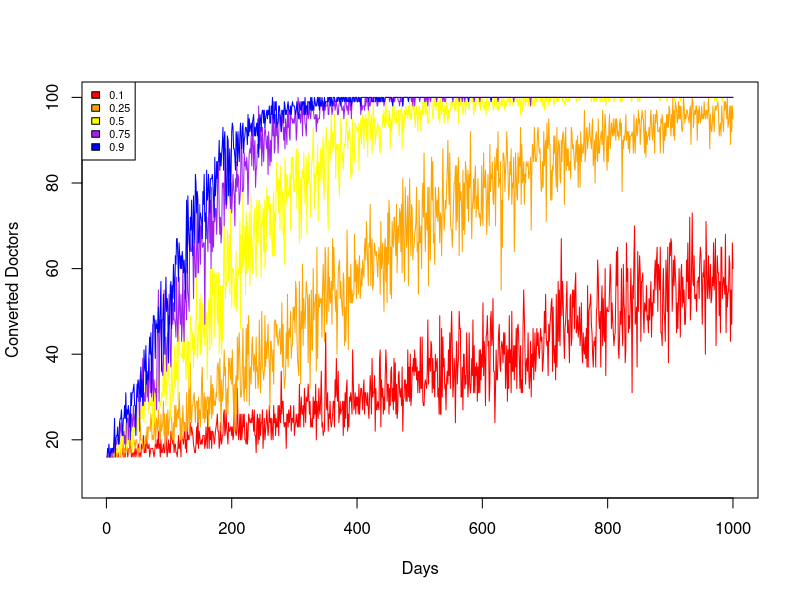

This chart was generated by the following R code:
# Homework 6
# Stat 133, Lec 2, Spring 2015
# Due : Friday March 20th by 5 pm
# Review the slides on simulations for this assignment.
# Consider the following model on use of a new drug:
# We have a population of doctors, population size : <n.doctors>
# Every doctor has either adopted the use of a new drug, or not (0/1 status)
# Now write a function that runs a simulation for a period of :
# <n.days> where
# - every day exactly two _random_ doctors meet
# - if one has adopted but the other one has not then the
#   holdout adopts the use of the drug with probability p
# Return a matrix that shows for each day which doctors have adopted
# the use of the drug.
# Input varibles are
# <n.days> : the number of days the simulation should be run for
# <n.doctors> : total number of doctors
# <initial.doctors> : a 0/1 vector of length <n.doctors>, 1 for adopters
# <p> : the probability that the non-adopter adopts the drug.
# Ouput variable
# <has_adopted> : matrix with <n.doctors> rows and <n.days> columns
#                 i.e. one row for each doctor
#                 the entries are 0 for days where the doctor is a
#                 non-adopter, else 1 (so once a row turns to 1 it stays as 1).
sim.doctors <- function(initial.doctors, n.doctors, n.days, p){
  if (p>1 | p<0){
    stop("Invalid p value.")
  }
  if (length(initial.doctors)!=n.doctors){
    stop("Length of initial doctors not equal to the number of doctors.")
  }
  has.adopted=matrix(data=initial.doctors,nrow=n.doctors,ncol=n.days)
  for (i in seq(1,n.days)){
    doctors=sample(seq(1,length(initial.doctors)),2)
    if (initial.doctors[doctors[1]]!=initial.doctors[doctors[2]]){
      if (initial.doctors[doctors[1]]==0){
      	change=sample(c(0,1),prob=c(1-p,p),1)
        initial.doctors[doctors[1]]=change
        has.adopted[c(doctors[1]),seq(i,n.days)]=change
      } 
      if (initial.doctors[doctors[2]]==0) {
      	change=sample(c(0,1),prob=c(1-p,p),1)
        initial.doctors[doctors[2]]=change
        has.adopted[c(doctors[2]),seq(i,n.days)]=change
      }
    }
  }
  return(has.adopted)
}
set.seed(42)
initial.doctors=sample(c(0,1),prob=c(0.9,0.1),size=100,rep=TRUE)
simulate=function(days=seq(1,1000,1),initial_doctors=initial.doctors,p){
  n.doctors=c()
  for (i in days){
    has.adopted=sim.doctors(initial_doctors,length(initial_doctors),i,p)
    for (j in seq(1,nrow(has.adopted))){
        converted=sum(has.adopted[,ncol(has.adopted)])
    }
    n.doctors[i/(days[2]-days[1])]=converted
  }
  return(list(days,n.doctors))
}
#~two minute run time
data1=simulate(p=0.1)
data2=simulate(p=0.25)
data3=simulate(p=0.5)
data4=simulate(p=0.75)
data5=simulate(p=0.9)

plot(x=data1[[1]],y=data1[[2]],xlab="Days",ylab="Converted Doctors",col="Red",type="l",ylim=c(10,100))
lines(x=data2[[1]],y=data2[[2]],col="Orange")
lines(x=data3[[1]],y=data3[[2]],col="Yellow")
lines(x=data4[[1]],y=data4[[2]],col="Purple")
lines(x=data5[[1]],y=data5[[2]],col="Blue")
legend("topleft",cex=0.65,fill=c("Red","Orange","Yellow","Purple","Blue"),c("0.1","0.25","0.5","0.75","0.9"))


